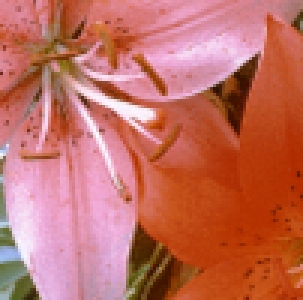
%> input picture Demo/matlab/1.png, 101 x 100 px (shown 3 times larger)
$ octave test_resize2.m   (GNU Octave 9; MATLAB toolbox functions it lacks are replaced by stand-ins)
%> lines starting %> are read from the running program, lines starting %| are printed output that depends on the picture
### Demo/matlab/myRotate.m
function imd = myRotate(ims, a)

sz = size(ims);

ang = a/180*pi;
R = [cos(ang), sin(ang); -sin(ang) cos(ang)];
C = sz(:)/2;
T = C - R*C;

RS = R';
TS = -RS*T;

dsz = round(sz);
sy = dsz(1);
sx = dsz(2);

imd = zeros(dsz);

for diy = 1:sy
    for dix = 1:sx
        pd = [dix; diy];
        ps = RS*pd + TS;
        fix = ps(1);
        fiy = ps(2);

        iix = floor(fix);
        iiy = floor(fiy);

        if iix < 1 || iiy < 1 || iix + 1 > sz(2) || iiy + 1 > sz(1)
            continue;
        end

        a = fix - iix;
        b = fiy - iiy;

        imd(diy, dix) = (1-a)*(1-b)*ims(iiy, iix)   + (1-a)*b*ims(iiy+1, iix) ...
                       +   a *(1-b)*ims(iiy, iix+1) +  a   *b*ims(iiy+1, iix+1);
    end
end

### Demo/matlab/test_resize2.m
im = imread('1.png');
%> im is the input picture: size 100x101x3 uint8; mean R, G, B 194.1, 110.5, 97.5
img = im2double(rgb2gray(im));
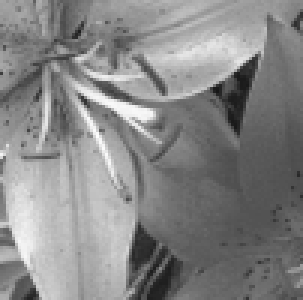
%> img: size 100x101 double (shown 3 times larger); min 0.0902, max 0.996, mean 0.525

imd1 = myRotate(img, 10);
%> after the loop in myRotate, `for diy = 1:sy`:
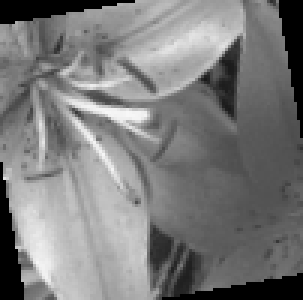
%> imd: size 100x101 double (shown 3 times larger); min 0, max 0.969, mean 0.483
imd2 = myRotate(img, -10);
%> call 2 of myRotate, with a = -10
%> after the loop in myRotate (call 2), `for diy = 1:sy`:
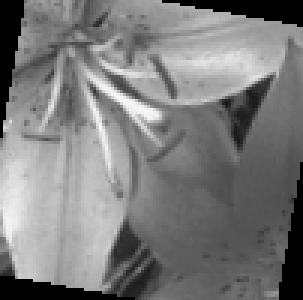
%> imd: size 100x101 double (shown 3 times larger); min 0, max 0.985, mean 0.485

% imd2 = myResize(img, 2);
% imd22 = myResizeZero(img, 2);

close all
figure;
imshow(img);
title('Source');

figure;
imshow(imd1);
title('Rotate 10');

figure;
imshow(imd2);
title('Rotate -10');

$ run again, with Demo/matlab/3.png copied over Demo/matlab/1.png
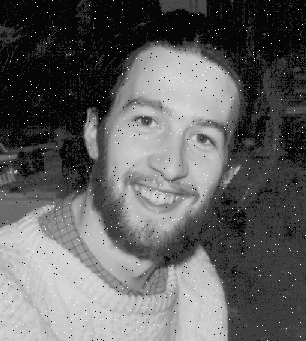
%> input picture Demo/matlab/3.png, 306 x 341 px
%> im is the input picture: size 341x306 uint8; min 0, max 255, mean 96.7
%> after the loop in myRotate, `for diy = 1:sy`:
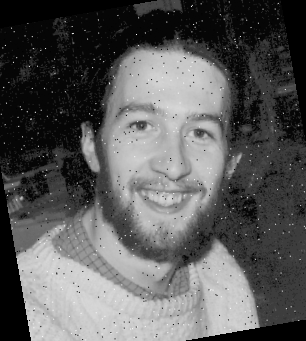
%> imd: size 341x306 double; min 0, max 0.985, mean 0.355
%> after the loop in myRotate (call 2), `for diy = 1:sy`:
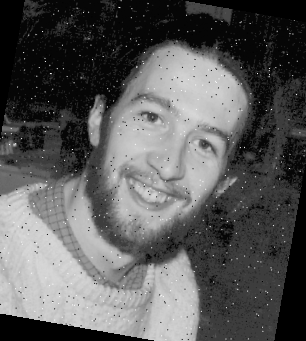
%> imd: size 341x306 double; min 0, max 1, mean 0.354
